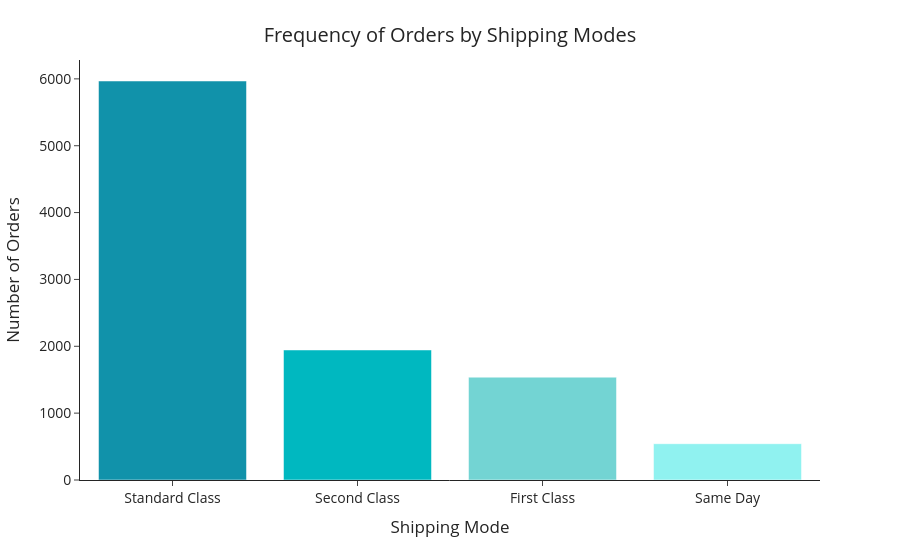

The code cell stored with this chart in its notebook:
### Code cell
# Frequency of orders by Region
fig = px.bar(
    x=df['Ship Mode'].value_counts().index,
    y=df['Ship Mode'].value_counts(),
    color=df['Ship Mode'].value_counts().index,
    template='simple_white',
    color_discrete_sequence=colors
)

fig.update_layout(
    xaxis_title="Shipping Mode",
    yaxis_title="Number of Orders",
    showlegend=False,
    font=dict(size=14),
    title={'text': "Frequency of Orders by Shipping Modes", 'y': 0.95, 'x': 0.5}
)

fig.show()
os.makedirs('../output/images', exist_ok=True)
fig.write_image('../output/images/02_shipping_mode_frequency.png', scale=2)

### Figure 1 — Plotly figure (JSON) as saved in the notebook; plotly's stock layout.template omitted (floating-point values rounded to 4 significant figures)
{"data": [{"hovertemplate": "color=Standard Class<br>x=%{x}<br>y=%{y}<extra></extra>", "legendgroup": "Standard Class", "marker": {"color": "#1192AA", "pattern": {"shape": ""}}, "name": "Standard Class", "orientation": "v", "showlegend": true, "textposition": "auto", "type": "bar", "x": ["Standard Class"], "xaxis": "x", "y": [5968], "yaxis": "y"}, {"hovertemplate": "color=Second Class<br>x=%{x}<br>y=%{y}<extra></extra>", "legendgroup": "Second Class", "marker": {"color": "#00B8C0", "pattern": {"shape": ""}}, "name": "Second Class", "orientation": "v", "showlegend": true, "textposition": "auto", "type": "bar", "x": ["Second Class"], "xaxis": "x", "y": [1945], "yaxis": "y"}, {"hovertemplate": "color=First Class<br>x=%{x}<br>y=%{y}<extra></extra>", "legendgroup": "First Class", "marker": {"color": "#73D4D3", "pattern": {"shape": ""}}, "name": "First Class", "orientation": "v", "showlegend": true, "textposition": "auto", "type": "bar", "x": ["First Class"], "xaxis": "x", "y": [1538], "yaxis": "y"}, {"hovertemplate": "color=Same Day<br>x=%{x}<br>y=%{y}<extra></extra>", "legendgroup": "Same Day", "marker": {"color": "#90F2F0", "pattern": {"shape": ""}}, "name": "Same Day", "orientation": "v", "showlegend": true, "textposition": "auto", "type": "bar", "x": ["Same Day"], "xaxis": "x", "y": [543], "yaxis": "y"}], "layout": {"barmode": "relative", "font": {"size": 14}, "legend": {"title": {"text": "color"}, "tracegroupgap": 0}, "margin": {"t": 60}, "showlegend": false, "title": {"text": "Frequency of Orders by Shipping Modes", "x": 0.5, "y": 0.95}, "xaxis": {"anchor": "y", "domain": [0, 1], "title": {"text": "Shipping Mode"}}, "yaxis": {"anchor": "x", "domain": [0, 1], "title": {"text": "Number of Orders"}}}}
